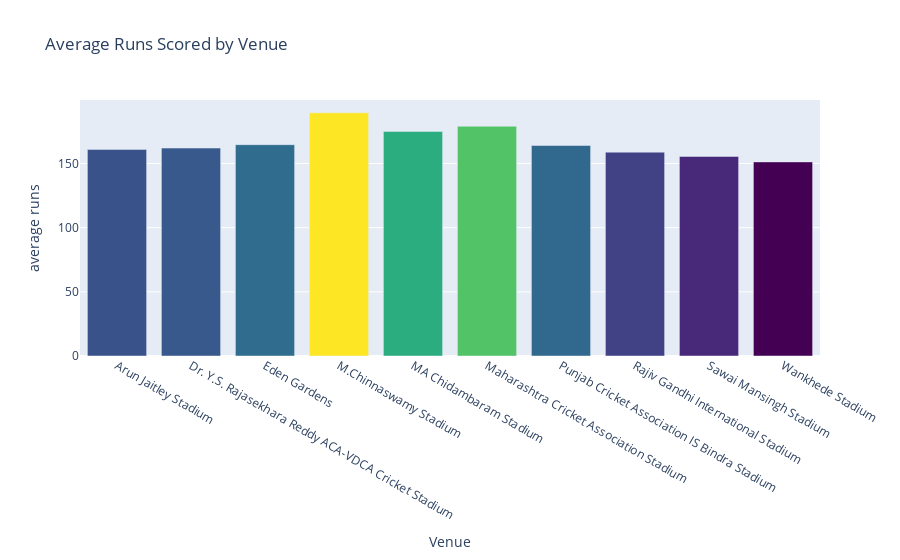

Source (notebook cell):
### Code cell
import pandas as pd
import plotly.express as px
import plotly.graph_objs as go
# Load the data from CSV file
df = pd.read_csv('2018_and_2019_ipl_ball_by_ball.csv')

# Filter the data for Mumbai Indians batting
mi_df = df[df['BattingTeam'] == 'Sunrisers Hyderabad']

# Calculate the total runs scored by Mumbai Indians at each venue
venue_runs_df = mi_df.groupby('Venue').agg({'total_run': 'sum', 'ID': 'nunique'}).reset_index()
venue_runs_df['avg_runs'] = venue_runs_df['total_run'] / venue_runs_df['ID']


trace = go.Bar(x=venue_runs_df['Venue'], y=venue_runs_df['avg_runs'],marker=dict(color=venue_runs_df['avg_runs'], colorscale='Viridis'))
# Create the layout for the bar chart
layout = go.Layout(title=' Average Runs Scored by Venue', xaxis=dict(title='Venue'), yaxis=dict(title='average runs'))

fig = go.Figure(data=[trace], layout=layout)
fig.show()

### Figure 1 — Plotly figure (JSON) as saved in the notebook; plotly's stock layout.template omitted (floating-point values rounded to 4 significant figures)
{"data": [{"marker": {"color": [161, 162, 164.7, 189.5, 175, 179, 164, 158.9, 155.5, 151.2], "colorscale": [[0, "#440154"], [0.1111, "#482878"], [0.2222, "#3e4989"], [0.3333, "#31688e"], [0.4444, "#26828e"], [0.5556, "#1f9e89"], [0.6667, "#35b779"], [0.7778, "#6ece58"], [0.8889, "#b5de2b"], [1, "#fde725"]]}, "type": "bar", "x": ["Arun Jaitley Stadium", "Dr. Y.S. Rajasekhara Reddy ACA-VDCA Cricket Stadium", "Eden Gardens", "M.Chinnaswamy Stadium", "MA Chidambaram Stadium", "Maharashtra Cricket Association Stadium", "Punjab Cricket Association IS Bindra Stadium", "Rajiv Gandhi International Stadium", "Sawai Mansingh Stadium", "Wankhede Stadium"], "y": [161, 162, 164.7, 189.5, 175, 179, 164, 158.9, 155.5, 151.2]}], "layout": {"title": {"text": " Average Runs Scored by Venue"}, "xaxis": {"title": {"text": "Venue"}}, "yaxis": {"title": {"text": "average runs"}}}}
